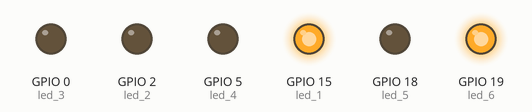
The sketch below on a simulated ESP32. Parts: output pins drawn as LEDs (lit = HIGH). What the sketch prints to the serial monitor is not drawn.

Above: at 1.0 s.
At 3.0 s:
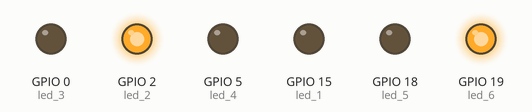
At 5.0 s:
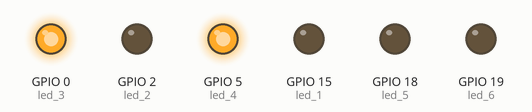
At 7.0 s:
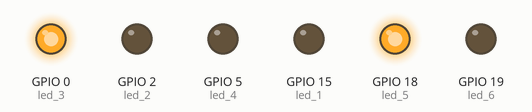
Timing chart, 0 to 10.4 s (numbered marks = the images above):
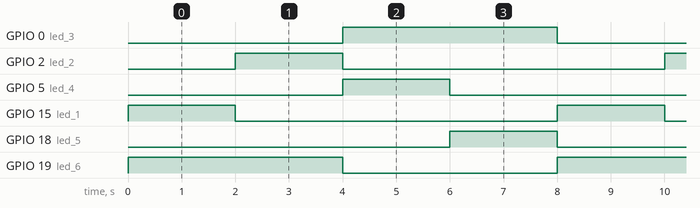

The sketch:

main.ino
```cpp
#include <WiFi.h>
#include <WiFiClient.h>
//biblioteca para executar um serviço de HTTP, para publicar os arquivo html
#include <WebServer.h>
#include <string.h>

//Instancia a biblioteca WebServer, indicando a porta 80 que é a padrão do HTTP
WebServer server(80);

//definido nome e senha do AP que será criado com o Esp32
const char *ssid = "Wifi-Heitor";
const char *password= "12345678";

//definição das configurações de rede
IPAddress local_IP(192,168,0,80);
IPAddress gateway(192,168,0,1);
IPAddress subnet(255,255,255,0);


const int led_1 = 15;
const int led_2 = 2;
const int led_3 = 0;

const int led_4 = 5;
const int led_5 = 18;
const int led_6 = 19;

void setup() {
  Serial.begin(115200);
  //Configuração do Acess Point que ira ser fornecido pelo ESP32
  Serial.print("Configurando AP.....");
  Serial.println(WiFi.softAPConfig(local_IP, gateway, subnet)? "OK" : "Erro");
  Serial.print("Iniciando o Wifi.....");
  Serial.println(WiFi.softAP(ssid, password));
  Serial.print("Endereço IP");
  Serial.println(WiFi.softAPIP());

  pinMode(led_1, OUTPUT);
  pinMode(led_2, OUTPUT);
  pinMode(led_3, OUTPUT);
  pinMode(led_4, OUTPUT);
  pinMode(led_5, OUTPUT);
  pinMode(led_6, OUTPUT);
  Serial.begin(115200);
}

void loop() {
  apagarLed(led_3);
  acenderLed(led_1);
  acenderLed(led_6);
  tempo(2);
  apagarLed(led_1);
  acenderLed(led_2);
  tempo(2);
  apagarLed(led_6);
  apagarLed(led_2);
  acenderLed(led_3);
  acenderLed(led_4);
  tempo(2);
  apagarLed(led_4);
  acenderLed(led_5);
  tempo(2);
  apagarLed(led_5);
  apagarLed(led_4);
}


void acenderLed(int led){
  digitalWrite(led, HIGH);
}

void apagarLed(int led){
  digitalWrite(led,LOW);
}

void tempo(int t){
  delay(t*1000);
}
```

Measured:
- by itself, GPIO 0 (led_3), GPIO 19 (led_6): alternates HIGH for 4.0 s and LOW for 4.0 s
- by itself, GPIO 2 (led_2), GPIO 5 (led_4), GPIO 15 (led_1), GPIO 18 (led_5): alternates HIGH for 2.0 s and LOW for 6.0 s
- by itself, everything shown: repeats every 8.0 s, in 5 steps
